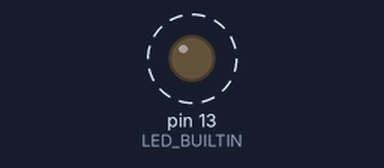
The sketch below on a simulated Arduino Uno, built with avr-gcc and run on an emulated ATmega328P. Shown: output pins drawn as LEDs (lit = HIGH). Dashed ring = blinking. What the sketch prints to the serial monitor is not drawn.

Above: at 0.5 s.
Timing chart, 0 to 4.6 s (numbered marks = the images above):
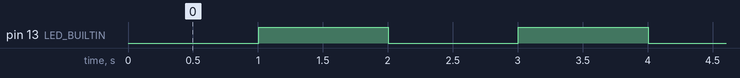

The sketch:

Ex_Program_5.2_Write_EEPROM.ino
```cpp
#include<EEPROM.h>
int addr = 0;
byte data;
byte olddata;
boolean state13 = HIGH;

void setup() {
  Serial.begin(115200);
  while(!Serial){;}
  pinMode(LED_BUILTIN, OUTPUT);
  Serial.println("========================");
  Serial.print("EEPROM Size : ");
  Serial.print(EEPROM.length(),DEC);
  Serial.println(" Byte(s)");
  Serial.println("========================");
}

void loop() {
  data = 0xFF;
  olddata = EEPROM.read(addr);
  state13 = !state13;
  if(data != olddata){
    EEPROM.write(addr,data);
    Serial.println("Write Data ");
    delay(1000);
  }
  else{
    Serial.println("Write Data ");
    digitalWrite(LED_BUILTIN,state13);
    Serial.print("EEPROM Address ");
    Serial.print(addr,HEX);
    Serial.print(" : ");
    Serial.println(data,HEX);
    delay(1000);
  }
}
```

Measured:
- by itself, pin 13 (LED_BUILTIN): alternates HIGH for 1.0 s and LOW for 1.0 s
